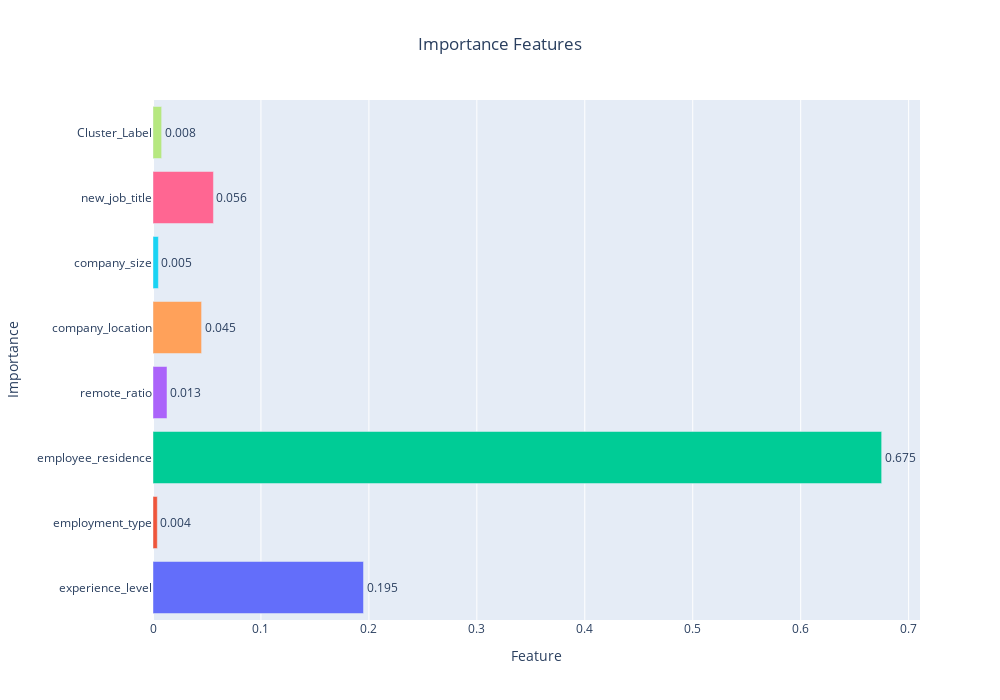

The cell this chart's notebook holds for it:
### Code cell
plot_importance(importance_df)

### Figure 1 — Plotly figure (JSON) as saved in the notebook; plotly's stock layout.template omitted (floating-point values rounded to 4 significant figures)
{"data": [{"marker": {"color": ["#636EFA", "#EF553B", "#00CC96", "#AB63FA", "#FFA15A", "#19D3F3", "#FF6692", "#B6E880", "#FF97FF", "#FECB52"]}, "orientation": "h", "text": [0.195, 0.004, 0.675, 0.013, 0.045, 0.005, 0.056, 0.008], "textposition": "outside", "type": "bar", "x": [0.195, 0.004, 0.675, 0.013, 0.045, 0.005, 0.056, 0.008], "y": ["experience_level", "employment_type", "employee_residence", "remote_ratio", "company_location", "company_size", "new_job_title", "Cluster_Label"]}], "layout": {"height": 700, "title": {"text": "Importance Features", "x": 0.5}, "width": 1000, "xaxis": {"title": {"text": "Feature"}}, "yaxis": {"title": {"text": "Importance"}}}}
